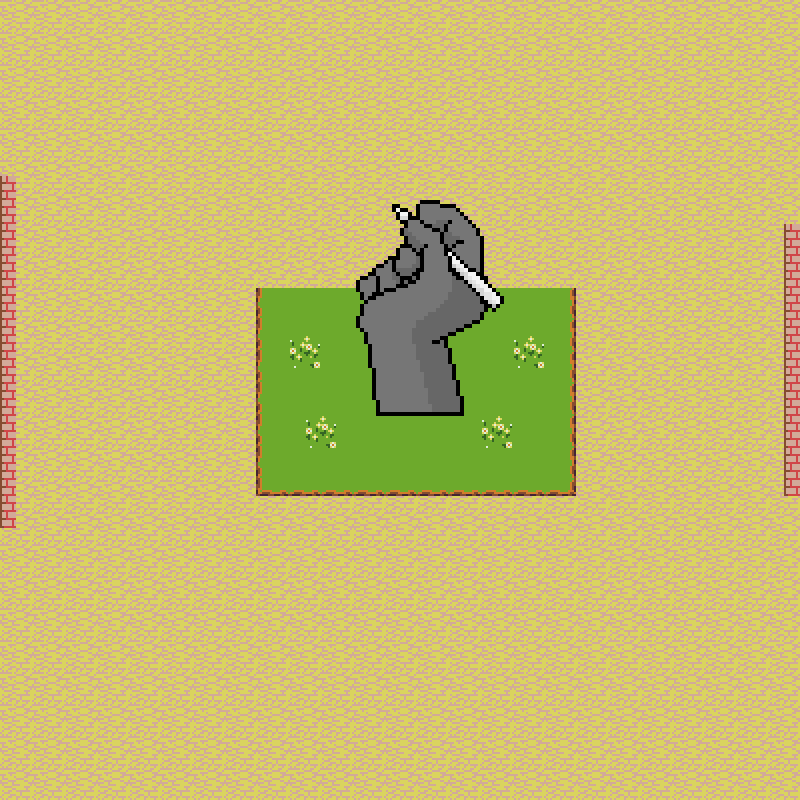

Tiled map render using the project's own tile images. Description and the map definition, with tile-layer contents summarised, below:
An orthogonal 50x50 tile map with 16x16 px tiles, 3 tile layers (Fondo, Cesped, Mano) and 18 objects.

<map version="1.0" orientation="orthogonal" renderorder="right-down" width="50" height="50" tilewidth="16" tileheight="16" nextobjectid="2">
 <tileset firstgid="1" name="Sprites2" tilewidth="16" tileheight="16" tilecount="1344">
  <image source="Sprites2.png" width="768" height="448" />
  <tile id="628">
   <objectgroup draworder="index">
    <object id="0" x="4" y="-1" width="18" height="18" />
   </objectgroup>
  </tile>
  <tile id="629">
   <objectgroup draworder="index">
    <object id="0" x="-1" y="-1" width="20" height="19" />
   </objectgroup>
  </tile>
  <tile id="630">
   <objectgroup draworder="index">
    <object id="0" x="-4" y="1" width="22" height="18" />
   </objectgroup>
  </tile>
  <tile id="631">
   <objectgroup draworder="index">
    <object id="0" x="-1" y="0" width="19" height="18" />
   </objectgroup>
  </tile>
  <tile id="632">
   <objectgroup draworder="index">
    <object id="0" x="-4" y="-4" width="22" height="23" />
   </objectgroup>
  </tile>
  <tile id="633">
   <objectgroup draworder="index">
    <object id="0" x="-11" y="-6" width="23" height="26" />
   </objectgroup>
  </tile>
  <tile id="676">
   <objectgroup draworder="index">
    <object id="0" x="3" y="-3" width="19" height="21" />
   </objectgroup>
  </tile>
  <tile id="677">
   <objectgroup draworder="index">
    <object id="0" x="-1" y="0" width="18" height="18" />
   </objectgroup>
  </tile>
  <tile id="678">
   <objectgroup draworder="index">
    <object id="0" x="0" y="-1" width="22" height="21" />
   </objectgroup>
  </tile>
  <tile id="679">
   <objectgroup draworder="index">
    <object id="0" x="-2" y="1" width="20" height="17" />
   </objectgroup>
  </tile>
  <tile id="680">
   <objectgroup draworder="index">
    <object id="0" x="-3" y="1" width="20" height="16" />
   </objectgroup>
  </tile>
  <tile id="681">
   <objectgroup draworder="index">
    <object id="0" x="-3" y="-2" width="17" height="22" />
   </objectgroup>
  </tile>
  <tile id="724">
   <objectgroup draworder="index">
    <object id="0" x="7" y="-4" width="11" height="20" />
   </objectgroup>
  </tile>
  <tile id="725">
   <objectgroup draworder="index">
    <object id="0" x="-2" y="0" width="19" height="17" />
   </objectgroup>
  </tile>
  <tile id="726">
   <objectgroup draworder="index">
    <object id="0" x="1" y="-1" width="18" height="19" />
   </objectgroup>
  </tile>
  <tile id="727">
   <objectgroup draworder="index">
    <object id="0" x="-1" y="-1" width="20" height="18" />
   </objectgroup>
  </tile>
  <tile id="728">
   <objectgroup draworder="index">
    <object id="0" x="1" y="0" width="18" height="17" />
   </objectgroup>
  </tile>
  <tile id="729">
   <objectgroup draworder="index">
    <object id="0" x="-2" y="-2" width="19" height="19" />
   </objectgroup>
  </tile>
 </tileset>
 <layer name="Fondo" width="50" height="50">
  <data>[2500 cells, 2500 non-empty, 4 distinct tile ids]</data>
 </layer>
 <layer name="Cesped" width="50" height="50">
  <data>[2500 cells, 260 non-empty, 18 distinct tile ids]</data>
 </layer>
 <layer name="Mano" width="50" height="50">
  <data>[2500 cells, 221 non-empty, 183 distinct tile ids]</data>
 </layer>
</map>
